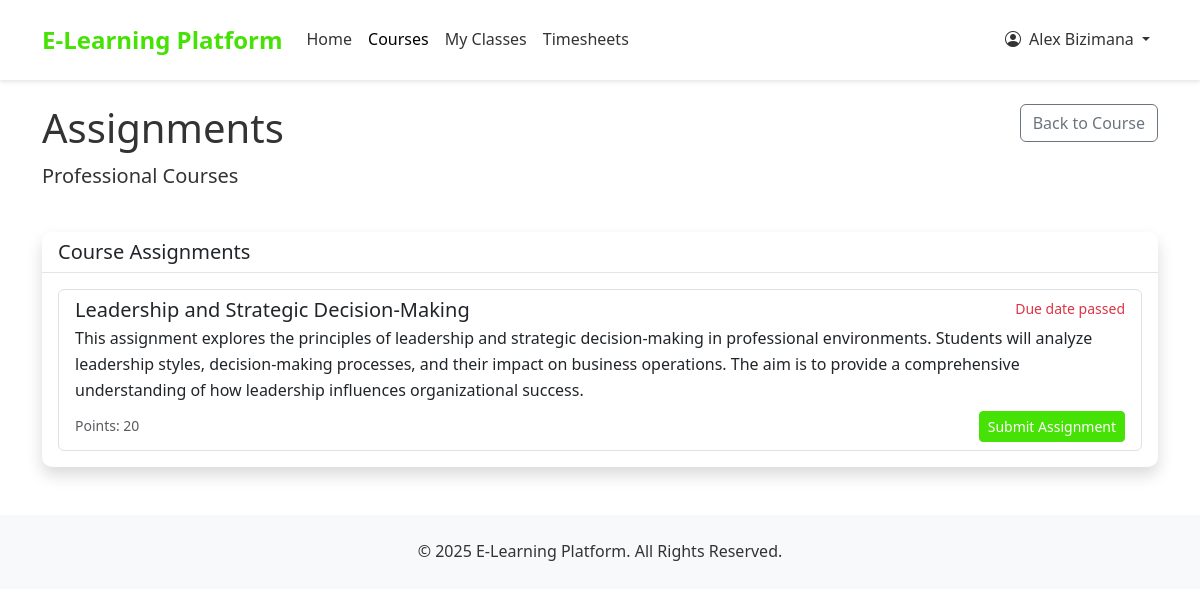
/courses/assignments/professional-courses/ (signed in), run on the app's committed database.
### accounts/models.py (models this page shows, shortened)
class User(AbstractUser):
    USER_TYPE_CHOICES = (
        ('student', 'Student'),
        ('teacher', 'Teacher'),
        ('admin', 'Admin'),
    )
    user_type = models.CharField(max_length=10, choices=USER_TYPE_CHOICES, default='student')
    phone_number = models.CharField(max_length=15, blank=True, null=True)
    is_active = models.BooleanField(default=True)
    created_at = models.DateTimeField(auto_now_add=True)
    updated_at = models.DateTimeField(auto_now=True)
    is_organization = models.BooleanField(default=False)
    company_name = models.CharField(max_length=255, blank=True, null=True)
    contact_person = models.CharField(max_length=255, blank=True, null=True)
    number_of_trainees = models.PositiveIntegerField(default=0)
    start_date = models.DateField(blank=True, null=True)
    end_date = models.DateField(blank=True, null=True)
    student_id = models.CharField(max_length=5, blank=True, null=True, unique=True)
    def is_teacher(self):
        return self.user_type == 'teacher'
    def is_student(self):
        return self.user_type == 'student'

### courses/models.py (models this page shows, shortened)
class Course(models.Model):
    title = models.CharField(max_length=200)
    slug = models.SlugField(max_length=200, unique=True, blank=True)
    description = models.TextField()
    overview = models.TextField(blank=True, null=True)
    placement_test_price = models.DecimalField(max_digits=6, decimal_places=2)
    is_active = models.BooleanField(default=True)
    created_at = models.DateTimeField(auto_now_add=True)
    updated_at = models.DateTimeField(auto_now=True)

class Assignment(models.Model):
    STATUS_CHOICES = (
        ('draft', 'Draft'),
        ('published', 'Published'),
        ('archived', 'Archived'),
    )
    course = models.ForeignKey(Course, on_delete=models.CASCADE, related_name='assignments')
    title = models.CharField(max_length=200)
    description = models.TextField(help_text="Brief overview of the assignment")
    instructions = models.TextField(help_text="Detailed instructions for completing the assignment")
    due_date = models.DateTimeField()
    points = models.PositiveIntegerField(default=100)
    status = models.CharField(max_length=10, choices=STATUS_CHOICES, default='draft')
    created_at = models.DateTimeField(auto_now_add=True)
    updated_at = models.DateTimeField(auto_now=True)
    def is_past_due(self):
        from django.utils import timezone
        return timezone.now() > self.due_date

### courses/views.py (the view)
# urls.py: path('assignments/<slug:course_slug>/', views.student_assignments, name='student_assignments'),
@login_required
def student_assignments(request, course_slug):
    course = get_object_or_404(Course, slug=course_slug)
    if not PaymentProof.objects.filter(user=request.user, course=course, status='approved').exists():
        messages.error(request, "You are not enrolled in this course.")
        return redirect('student_dashboard')
    assignments = Assignment.objects.filter(course=course, status='published')
    for assignment in assignments:
        submission = AssignmentSubmission.objects.filter(
            assignment=assignment,
            student=request.user
        ).first()
        if submission:
            assignment.submission_status = submission.status
            assignment.submission_id = submission.id
        else:
            assignment.submission_status = None
    return render(request, 'courses/student_assignments.html', {
        'course': course,
        'assignments': assignments
    })

### templates/courses/student_assignments.html (shortened to what this page needs)
{% extends 'base.html' %}
{% block content %}
<div class="row mb-4">
    <div class="col-md-8">
        <h1>Assignments</h1>
        <p class="lead">{{ course.title }}</p>
    </div>
    <div class="col-md-4 text-end">
        <a href="{% url 'student_course_dashboard' course.slug %}" class="btn btn-outline-secondary">Back to Course</a>
    </div>
</div>
<div class="row">
    <div class="col-12">
        <div class="card shadow">
            <div class="card-header bg-white">
                <h5 class="mb-0">Course Assignments</h5>
            </div>
            <div class="card-body">
                {% if assignments %}
                    <div class="list-group">
                        {% for assignment in assignments %}
                            <div class="list-group-item list-group-item-action">
                                <div class="d-flex w-100 justify-content-between">
                                    <h5 class="mb-1">{{ assignment.title }}</h5>
                                    <small class="text-muted">
                                        {% if assignment.is_past_due %}
                                            <span class="text-danger">Due date passed</span>
                                        {% else %}
                                            Due: {{ assignment.due_date|date:"M d, Y H:i" }}
                                        {% endif %}
                                    </small>
                                </div>
                                <p class="mb-1">{{ assignment.description }}</p>
                                <div class="d-flex justify-content-between align-items-center mt-2">
                                    <small class="text-muted">Points: {{ assignment.points }}</small>
                                    <div>
                                        {% if assignment.submission_status == 'submitted' %}
                                            <span class="badge bg-primary">Submitted</span>
                                            <a href="{% url 'submission_detail' assignment.submission_id %}" class="btn btn-sm btn-outline-primary ms-2">View Submission</a>
                                        {% elif assignment.submission_status == 'graded' %}
                                            <span class="badge bg-success">Graded</span>
                                            <a href="{% url 'submission_detail' assignment.submission_id %}" class="btn btn-sm btn-outline-primary ms-2">View Grade</a>
                                        {% elif assignment.submission_status == 'late' %}
                                            <span class="badge bg-warning">Late Submission</span>
                                            <a href="{% url 'submission_detail' assignment.submission_id %}" class="btn btn-sm btn-outline-primary ms-2">View Submission</a>
                                        {% elif assignment.submission_status == 'resubmit' %}
                                            <span class="badge bg-danger">Needs Resubmission</span>
                                            <a href="{% url 'assignment_detail' assignment.id %}" class="btn btn-sm btn-warning ms-2">Resubmit</a>
                                        {% else %}
                                            <a href="{% url 'assignment_detail' assignment.id %}" class="btn btn-sm btn-primary">Submit Assignment</a>
                                        {% endif %}
                                    </div>
                                </div>
                            </div>
                        {% endfor %}
                    </div>
                {% else %}
                    <div class="alert alert-info">
                        <p class="mb-0">No assignments available for this course yet.</p>
                    </div>
                {% endif %}
            </div>
        </div>
    </div>
</div>
{% endblock %}

### templates/base.html (shortened to what this page needs)
{% load static %}
<!DOCTYPE html>
<html lang="en">
<head>
    <link href="https://cdn.jsdelivr.net/npm/bootstrap@5.3.0-alpha1/dist/css/bootstrap.min.css" rel="stylesheet">
    <link rel="stylesheet" href="https://cdn.jsdelivr.net/npm/bootstrap-icons@1.10.0/font/bootstrap-icons.css">
    <link rel="stylesheet" href="{% static 'css/style.css' %}">
</head>
<body>
    <nav class="navbar navbar-expand-lg navbar-light sticky-top">
        <div class="container">
            <a class="navbar-brand" href="{% url 'home' %}">E-Learning Platform</a>
            <div class="collapse navbar-collapse" id="navbarNav">
                <ul class="navbar-nav me-auto">
                    <li class="nav-item">
                        <a class="nav-link {% if request.path == '/' %}active{% endif %}" href="{% url 'home' %}">Home</a>
                    </li>
                    <li class="nav-item">
                        <a class="nav-link {% if '/courses/' in request.path %}active{% endif %}" href="{% url 'course_list' %}">Courses</a>
                    </li>
                    {% if user.is_authenticated %}
                        {% if user.is_staff or user.is_superuser %}
                            <li class="nav-item dropdown">
                                <a class="nav-link dropdown-toggle" href="#" role="button" data-bs-toggle="dropdown">
                                    Administration
                                </a>
                                <ul class="dropdown-menu">
                                    <li><a class="dropdown-item" href="{% url 'admin_dashboard' %}">Dashboard</a></li>
                                    <li><a class="dropdown-item" href="{% url 'course_create' %}">Add Course</a></li>
                                    <li><a class="dropdown-item" href="{% url 'question_list' %}">Manage Questions</a></li>
                                    <li><a class="dropdown-item" href="{% url 'quiz_list' %}">Manage Quizzes</a></li>
                                    <li><a class="dropdown-item" href="{% url 'create_teacher' %}">Add Teacher</a></li>
                                </ul>
                            </li>
                        {% elif user.is_teacher %}
                            <li class="nav-item">
                                <a class="nav-link {% if '/events/' in request.path %}active{% endif %}" href="{% url 'view_events' %}">Events</a>
                            </li>
                        {% else %}
                            <li class="nav-item">
                                <a class="nav-link {% if '/events/' in request.path %}active{% endif %}" href="{% url 'view_events' %}">My Classes</a>
                            </li>
                            <li class="nav-item">
                                <a class="nav-link {% if '/timesheets/' in request.path %}active{% endif %}" href="{% url 'view_timesheets' %}">Timesheets</a>
                            </li>
                        {% endif %}
                    {% endif %}
                </ul>
                <ul class="navbar-nav ms-auto">
                    {% if user.is_authenticated %}
                        <li class="nav-item dropdown">
                            <a class="nav-link dropdown-toggle" href="#" role="button" data-bs-toggle="dropdown">
                                <i class="bi bi-person-circle me-1"></i> {{ user.get_full_name|default:user.username }}
                            </a>
                        </li>
                    {% endif %}
                </ul>
            </div>
        </div>
    </nav>
    <main class="container mt-4">
        {% block content %}{% endblock %}
    </main>
    <footer class="footer">
        <div class="container text-center">
            <p class="mb-0">&copy; {% now "Y" %} E-Learning Platform. All Rights Reserved.</p>
        </div>
    </footer>
</body>
</html>

### static/css/style.css (style rules this page uses)
:root { --primary-color: #47e205; --secondary-color: #2e206d; --light-gray: #f8f9fa; --dark-gray: #6c757d; --white: #ffffff; }
body { font-family: 'Segoe UI', Tahoma, Geneva, Verdana, sans-serif; color: #333; line-height: 1.6; }
a { color: var(--primary-color); text-decoration: none; }
.btn-primary { background-color: var(--primary-color); border-color: var(--primary-color); }
.card { border-radius: 10px; border: none; box-shadow: 0 4px 6px rgba(0, 0, 0, 0.1); transition: transform 0.3s ease, box-shadow 0.3s ease; }
.card-header { border-radius: 10px 10px 0 0 !important; background-color: white; border-bottom: 1px solid rgba(0, 0, 0, 0.1); }
.navbar { padding: 1rem 0; }
.navbar-brand { font-size: 1.5rem; font-weight: bold; }
.footer { background-color: var(--light-gray); padding: 1.5rem 0; margin-top: 3rem; }

### templates/base.html (style rules this page uses)
:root { --primary-color: #47e205; --secondary-color: #2e206d; }
.btn-primary { background-color: var(--primary-color); border-color: var(--primary-color); }
.navbar { background-color: white; box-shadow: 0 2px 4px rgba(0, 0, 0, 0.1); }
.navbar-brand { color: var(--primary-color); font-weight: bold; }
.nav-link { color: #333; }
footer { background-color: #f8f9fa; padding: 20px 0; margin-top: 50px; }

### data on the page
User: get_full_name "Alex Bizimana"
Course: title "Professional Courses"
Assignment: title "Leadership and Strategic Decision-Making", shows "Due date passed", description "This assignment explores the principles of leadership and strategic decision-making in professional environments. Students will analyze leadership styles, decision-making processes, and their impact on business operations. The aim is to provide a comprehensive understanding of how leadership influences organizational success.", points "20", shows "Submit Assignment"
